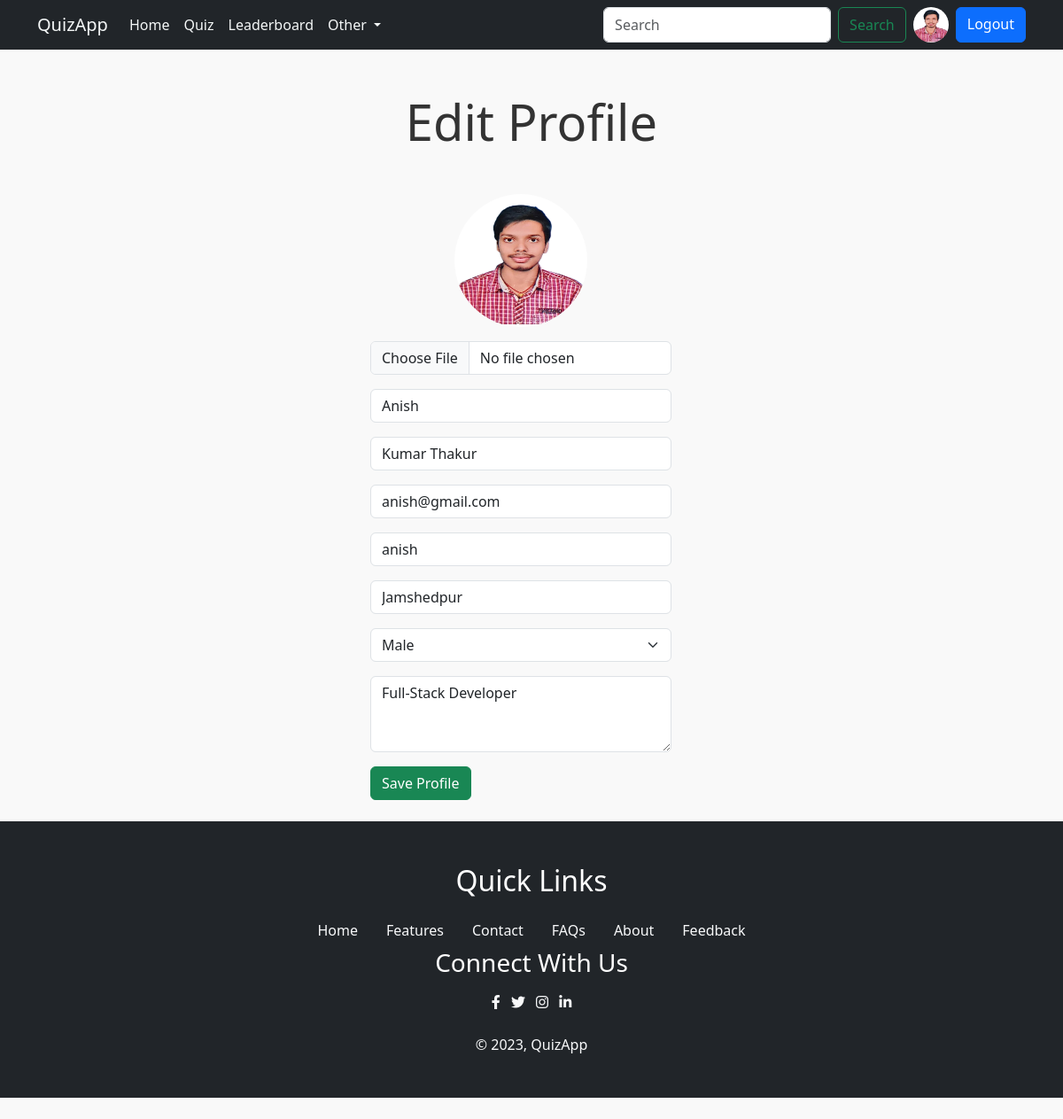
The page /user/settings (signed in) on the database as committed earlier.
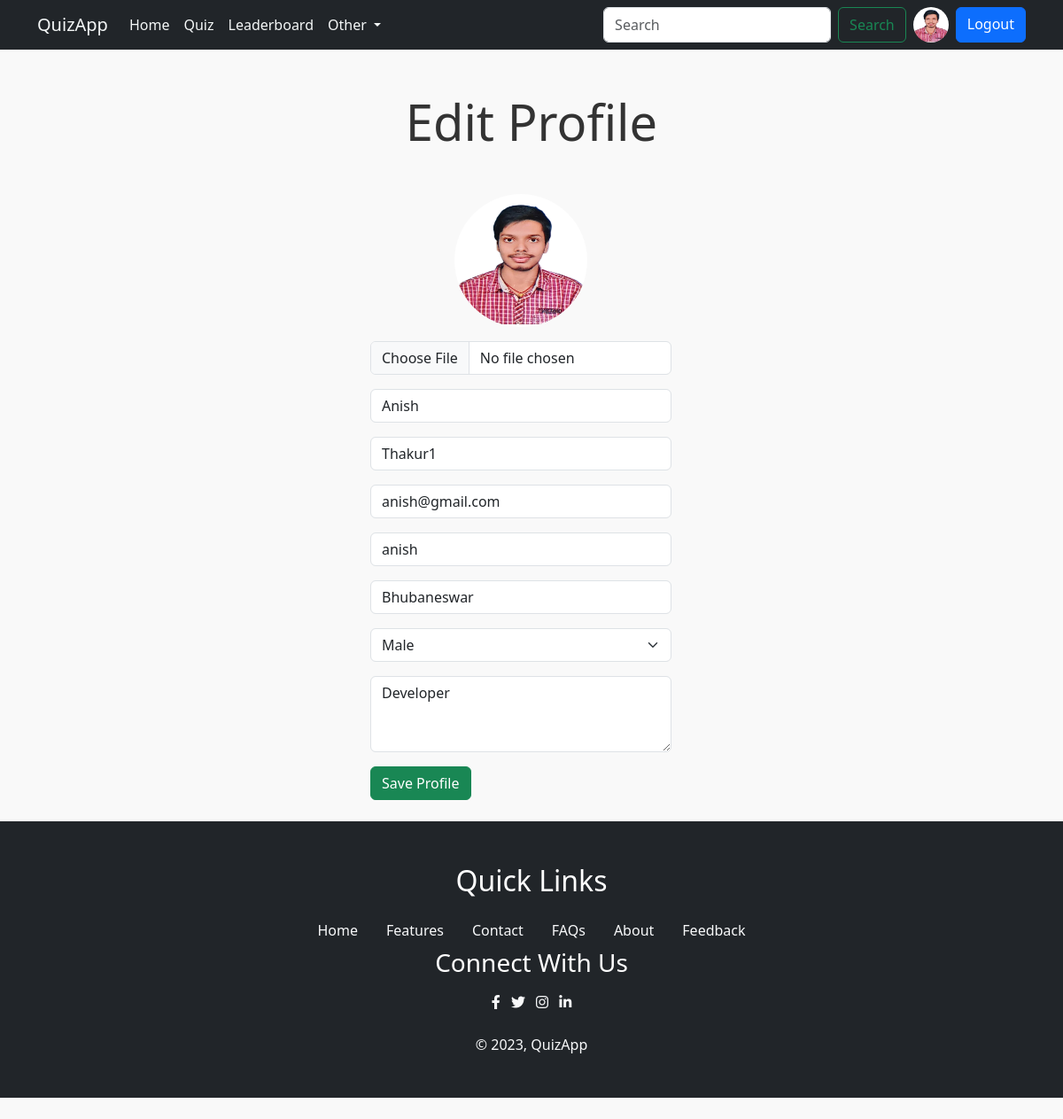
The same page on the database as committed later.
### account/models.py (models this page shows, shortened)
class Profile(models.Model):
    user=models.OneToOneField(User,on_delete=models.CASCADE,null=True,verbose_name='User Object')
    bio=models.TextField(blank=True,null=True)
    profile_img=models.ImageField(upload_to='profile_images',default='user.jpg',blank=True,null=True,verbose_name='Profile_pic')
    location=models.CharField(max_length=100,blank=True,null=True)
    GENDER=(
        ('Male','Male'),
        ('Female','Female'),
        ('Other','Other'),
    )
    gender=models.CharField(max_length=6,choices=GENDER,blank=True,null=True)

### account/views.py (the view, shortened to what this page needs)
# urls.py: path('settings',views.editProfile,name='edit_profile'),
@login_required(login_url='login')
def editProfile(request):
    user_object=User.objects.get(username=request.user)
    user_profile=Profile.objects.get(user=user_object)
    context={"user_profile":user_profile}
    return render(request,'profile-edit.html',context)

### templates/profile-edit.html (shortened to what this page needs)
{% extends "index.html" %}
{% load static %}
{% block content %}
<h1 class="display-4 text-center my-5">Edit Profile</h1>
<div class="container">
  <div class="row row-cols-sm-1 row-cols-lg-3 container">
    <div class="col-12">
    </div>
    <div class="col-12">
      <form action="" method="POST" enctype="multipart/form-data">
        <div class="mb-3 d-flex justify-content-center">
          <img src="{{user_profile.profile_img.url}}" alt="profile-pic" width="150" height="150" class="rounded-circle">
        </div>
        <div class="mb-3">
          <input type="file" name="profile_img" class="form-control" id="exampleInputImage">
        </div>
        <div class="mb-3">
          <input type="text" name="firstname" value="{{user_profile.user.first_name}}" class="form-control"
            id="exampleInputFirstName" placeholder="First Name" required>
        </div>
        <div class="mb-3">
          <input type="text" name="lastname" value="{{user_profile.user.last_name}}" class="form-control"
            id="exampleInputLastName" placeholder="Last Name" required>
        </div>
        <div class="mb-3">
          <input type="email" name="email" class="form-control" value="{{user_profile.user.email}}"
            id="exampleInputEmail2" aria-describedby="emailHelp" placeholder="Email" required>
        </div>
        <div class="mb-3">
          <input type="text" name="username" class="form-control" value="{{user_profile.user.username}}"
            id="exampleInputUsername1" aria-describedby="emailHelp" placeholder="Username" required>
        </div>
        <div class="mb-3">
          <input type="text" name="location" value="{{user_profile.location}}" class="form-control"
            id="exampleInputLocation" placeholder="Location" required>
        </div>
        <div class="mb-3">
          <select class="form-select form-control" name="gender" id="exampleInputGender" aria-label="Default select example" required>
              <option {% if user_profile.gender == 'Male' %}selected{% endif %} value="Male">Male</option>
            </select>
        </div>
        <div class="mb-3">
          <textarea class="form-control" name="bio" id="exampleFormControlTextarea1" rows="3" placeholder="Your Bio"
            required>{{user_profile.bio}}</textarea>
        </div>
        <button type="submit" class="btn btn-success">Save Profile</button>
      </form>
    </div>
    <div class="col-12">
    </div>
  </div>
</div>
{% endblock content%}

### templates/components/navbar.html (shortened to what this page needs)
<nav class="navbar navbar-expand-lg navbar-dark bg-dark">
    <div class="container">
        <a class="navbar-brand" href="{% url 'home' %}">QuizApp</a>
        <div class="collapse navbar-collapse" id="navbarSupportedContent">
            <ul class="navbar-nav me-auto mb-2 mb-lg-0">
                <li class="nav-item">
                    <a class="nav-link active" aria-current="page" href="{% url 'home' %}">Home</a>
                </li>
                <li class="nav-item">
                    <a class="nav-link" href="{% url 'all_quiz' %}">Quiz</a>
                </li>
                <li class="nav-item">
                    <a class="nav-link" href="{% url 'leaderboard' %}">Leaderboard</a>
                </li>
                <li class="nav-item dropdown">
                    <a class="nav-link dropdown-toggle" href="#" role="button" data-bs-toggle="dropdown"
                        aria-expanded="false">
                        Other
                    </a>
                </li>
            </ul>
            <form class="d-flex" role="search">
                <input class="form-control me-2" type="search" placeholder="Search" aria-label="Search">
                <button class="btn btn-outline-success" type="submit">Search</button>
                {% if request.user.is_authenticated %}
                <a href="{% url 'profile' request.user.username %}" class="mx-2">
                    <img src="{{user_profile.profile_img.url}}" class="rounded-circle" width="40" height="40" alt="profile_img">
                </a>
                <a href="{% url 'logout' %}" class="btn btn-primary">Logout</a>
                {% else %}
                <a href="{% url 'login' %}" class="btn btn-primary ms-2">Login</a>
                {% endif %}
            </form>
        </div>
    </div>
</nav>

Rows that differ between the two databases and show on the page:
changed Profile "Male": lastname "Kumar Thakur" → "Thakur1"; location "Jamshedpur" → "Bhubaneswar"; bio "Full-Stack Developer" → "Developer"
